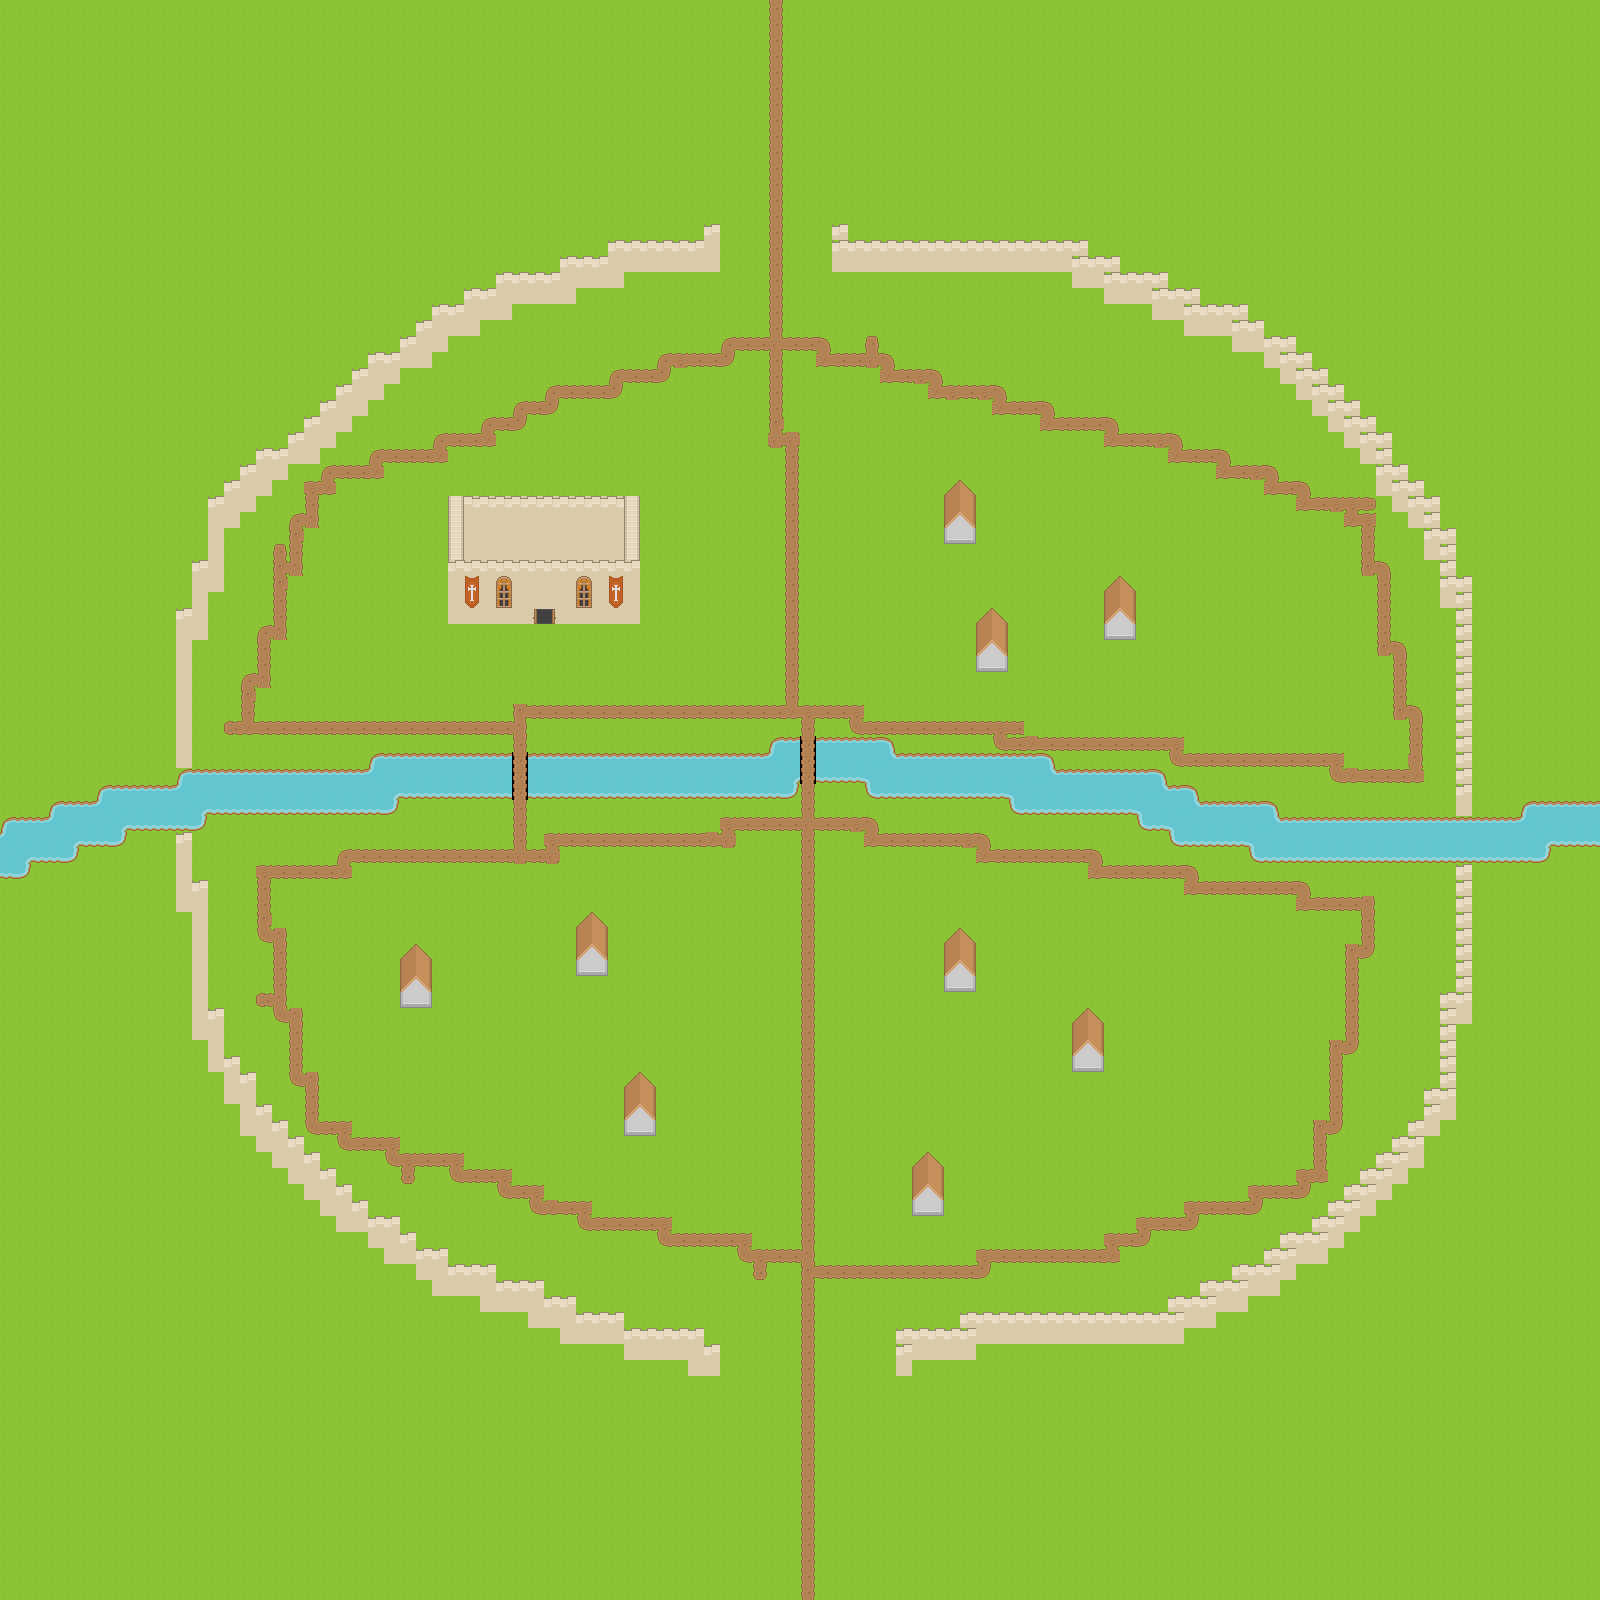

A level layout from a 2D game, rendered from its tile map. Below: a short description, then the map file with tile-grid data replaced by summaries:
An orthogonal 100x100 tile map with 16x16 px tiles, 2 tile layers (FloorMap, DecoMap) and 3 objects (2x stairs_down, stairs_up).

<map version="1.2" tiledversion="1.3.4" orientation="orthogonal" renderorder="left-up" width="100" height="100" tilewidth="16" tileheight="16" infinite="0" nextlayerid="12" nextobjectid="453">
 <tileset firstgid="1" source="tileset.tsx" />
 <layer id="1" name="FloorMap" width="100" height="100">
  <data>[10000 cells, 9994 non-empty, 14 distinct tile ids]</data>
 </layer>
 <layer id="2" name="DecoMap" width="100" height="100">
  <data>[10000 cells, 7384 non-empty, 34 distinct tile ids]</data>
 </layer>
 <objectgroup id="11" name="DungeonObjects">
  <object id="450" type="stairs_down" x="528" y="624" width="16" height="16" />
  <object id="451" type="stairs_down" x="544" y="624" width="16" height="16" />
  <object id="452" type="stairs_up" x="624" y="672" width="16" height="16" />
 </objectgroup>
</map>
